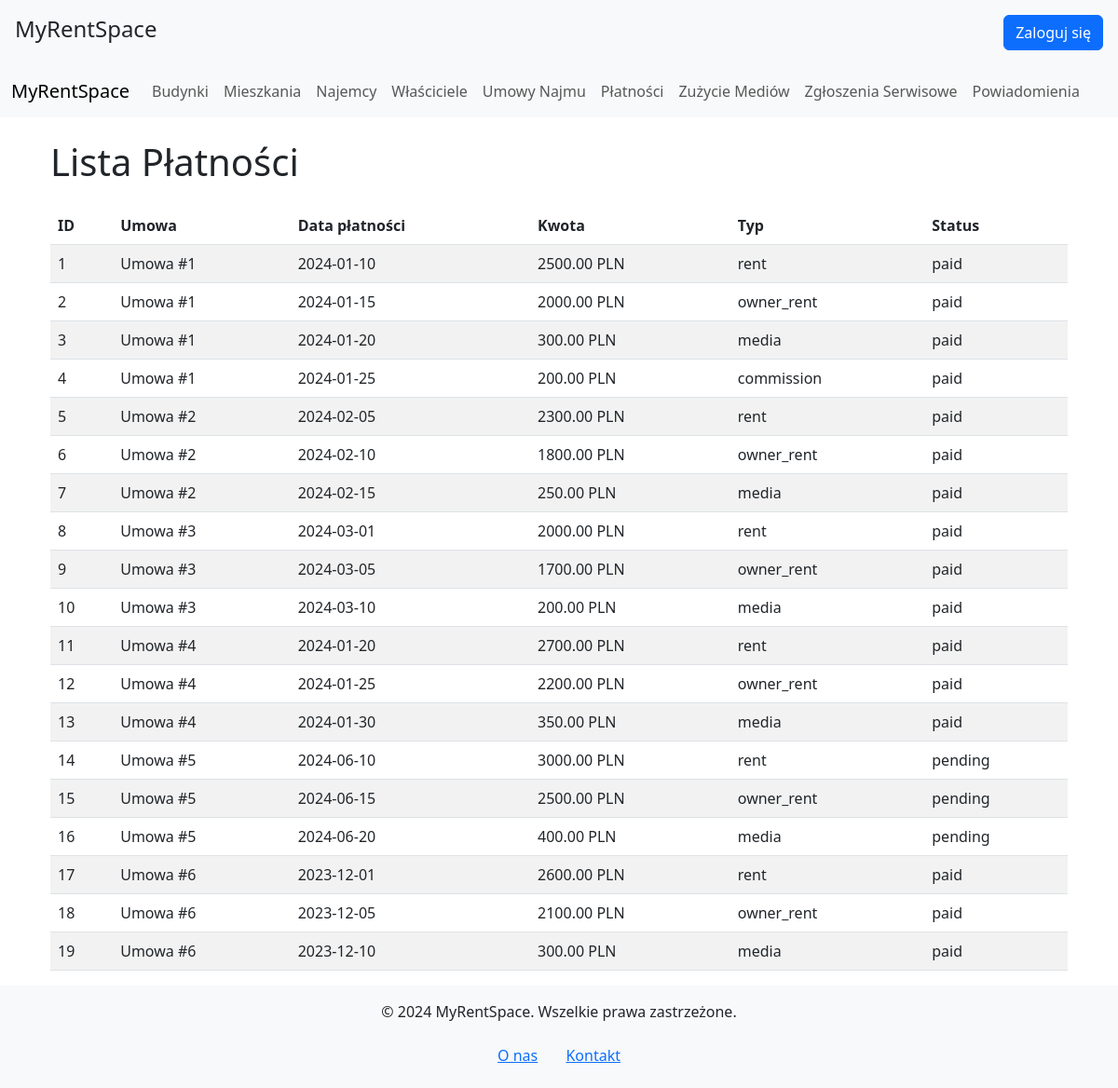
Page /index.php?view=payments on the committed database.
### tables this page shows
CREATE TABLE `rent_payments` (
  `id` int(11) NOT NULL,
  `rental_agreement_id` int(11) NOT NULL,
  `payment_date` date NOT NULL,
  `amount` decimal(10,2) NOT NULL,
  `type` enum('rent','owner_rent','media','commission') NOT NULL,
  `status` enum('paid','pending','overdue') NOT NULL
);

CREATE TABLE `rental_agreements` (
  `id` int(11) NOT NULL,
  `apartment_id` int(11) NOT NULL,
  `tenant_id` int(11) NOT NULL,
  `owner_id` int(11) NOT NULL,
  `start_date` date NOT NULL,
  `end_date` date NOT NULL,
  `rent_amount` decimal(10,2) NOT NULL,
  `owner_rent` decimal(10,2) NOT NULL,
  `media_advance` decimal(10,2) DEFAULT NULL,
  `company_commission` decimal(10,2) DEFAULT NULL,
  `status` enum('active','terminated','expired') NOT NULL
);

### views/payments.php (the view)
<?php
include 'config/db.php';
$query = "
    SELECT rp.id, rp.payment_date, rp.amount, rp.type, rp.status, ra.id AS agreement_id
    FROM rent_payments rp
    JOIN rental_agreements ra ON rp.rental_agreement_id = ra.id
";
$result = $conn->query($query);
?>
<div class="container">
    <h1 class="mb-4">Lista Płatności</h1>
    <table class="table table-striped">
        <thead>
        <tr>
            <th>ID</th>
            <th>Umowa</th>
            <th>Data płatności</th>
            <th>Kwota</th>
            <th>Typ</th>
            <th>Status</th>
        </tr>
        </thead>
        <tbody>
        <?php
        if ($result->num_rows > 0) {
            while ($row = $result->fetch_assoc()) {
                echo "<tr>
                            <td>{$row['id']}</td>
                            <td>Umowa #{$row['agreement_id']}</td>
                            <td>{$row['payment_date']}</td>
                            <td>{$row['amount']} PLN</td>
                            <td>{$row['type']}</td>
                            <td>{$row['status']}</td>
                          </tr>";
            }
        } else {
            echo "<tr><td colspan='6' class='text-center'>Brak danych</td></tr>";
        }
        ?>
        </tbody>
    </table>
</div>

### rows in the picture
rent_payments: id "1", rental_agreement "1", payment_date "2024-01-10", amount "2500.00", type "rent", status "paid"
rent_payments: id "2", rental_agreement "1", payment_date "2024-01-15", amount "2000.00", type "owner_rent", status "paid"
rent_payments: id "3", rental_agreement "1", payment_date "2024-01-20", amount "300.00", type "media", status "paid"
rent_payments: id "4", rental_agreement "1", payment_date "2024-01-25", amount "200.00", type "commission", status "paid"
rent_payments: id "5", rental_agreement "2", payment_date "2024-02-05", amount "2300.00", type "rent", status "paid"
rent_payments: id "6", rental_agreement "2", payment_date "2024-02-10", amount "1800.00", type "owner_rent", status "paid"
rent_payments: id "7", rental_agreement "2", payment_date "2024-02-15", amount "250.00", type "media", status "paid"
rent_payments: id "8", rental_agreement "3", payment_date "2024-03-01", amount "2000.00", type "rent", status "paid"
rent_payments: id "9", rental_agreement "3", payment_date "2024-03-05", amount "1700.00", type "owner_rent", status "paid"
rent_payments: id "10", rental_agreement "3", payment_date "2024-03-10", amount "200.00", type "media", status "paid"
rent_payments: id "11", rental_agreement "4", payment_date "2024-01-20", amount "2700.00", type "rent", status "paid"
rent_payments: id "12", rental_agreement "4", payment_date "2024-01-25", amount "2200.00", type "owner_rent", status "paid"
rent_payments: id "13", rental_agreement "4", payment_date "2024-01-30", amount "350.00", type "media", status "paid"
rent_payments: id "14", rental_agreement "5", payment_date "2024-06-10", amount "3000.00", type "rent", status "pending"
rent_payments: id "15", rental_agreement "5", payment_date "2024-06-15", amount "2500.00", type "owner_rent", status "pending"
rent_payments: id "16", rental_agreement "5", payment_date "2024-06-20", amount "400.00", type "media", status "pending"
rent_payments: id "17", rental_agreement "6", payment_date "2023-12-01", amount "2600.00", type "rent", status "paid"
rent_payments: id "18", rental_agreement "6", payment_date "2023-12-05", amount "2100.00", type "owner_rent", status "paid"
rent_payments: id "19", rental_agreement "6", payment_date "2023-12-10", amount "300.00", type "media", status "paid"
